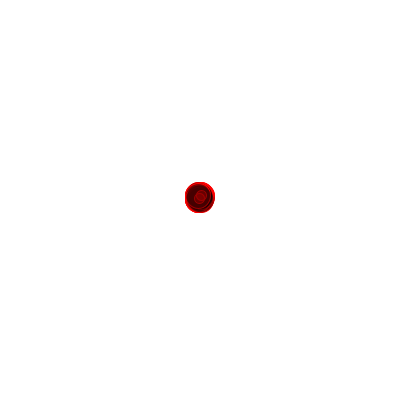
Frame 1 (no input)
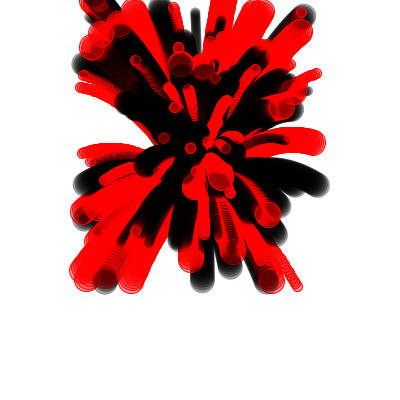
Frame 60 (the mouse pressed at the canvas centre just before this capture)
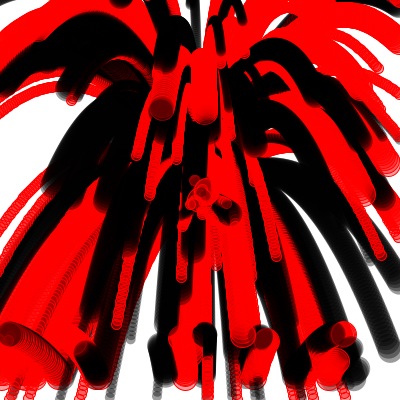
Frame 120 (the mouse held since frame 60 and released just before this capture)

The Processing sketch that drew these frames (run headless with seeded random() and noise(); from frame 60 on, the mouse is pressed at the canvas centre):

// Processing sketch: processing_41634
// ── processing_41634.pde

//Assignment 7.2
//Tommy Coggin

int numParticles = 150;

GenParticle[] p = new GenParticle[numParticles];
 
 
void setup() {
  size(400, 400);
  background(255);
 
 
  
  for (int i = 0; i < p.length; i++) { 
    float velX = random(-2, 2);
    float velY = random(-5,0);
    
    if (random(8)>4){
       p[i] = new LavaParticle (width/2, height/2, velX, velY, 10, width/2, height/2);
    }
    else{
      p[i]= new SmokeParticle (width/2, height/2, velX, velY, 25, width/2, height/2);
    }
  }
}

 
void draw() {
  
  for (int i = 0; i < p.length; i++) {
    p[i].update();
    p[i].regenerate();
    p[i].display();
  }
}

class LavaParticle extends GenParticle {
  
  LavaParticle(float xIn, float yIn, float vxIn, float vyIn, float r, float ox, float oy) {
    super(xIn, yIn, vxIn, vyIn, r, ox, oy);
  }
  
  void display(){
    ellipse(x,y,radius,radius);
    fill(255,0,0,100);
    stroke(255,0,0);
  }
  
  void regenerate(){
    if ((x > width) || (x < -width) ||
      (y > height) || (y < -height)) {
      x = width/2;
      y = height/2;
      vx = random(-2, 2);
      vy = random(-4.0, 2.0);
    }
  }
  
  
  
}

class SmokeParticle extends GenParticle{
  
  SmokeParticle(float xIn, float yIn, float vxIn, float vyIn, float r, float ox, float oy) {
    super(xIn, yIn, vxIn, vyIn, r, ox, oy);
  }
  
  void update() {
    if(y >= height - radius) { 
      y = height - radius;
      vy = -0.5 * vy;
    }
    
    vy = vy + gravity;
    y += vy;
    x += vx;
  }
  
  void display(){
    ellipse(x, y, radius, radius);
    fill(0,100);
    noStroke();
  }
  
   void regenerate(){
    if ((x > width) || (x < -width) ||
      (y > height) || (y < -height)) {
      x = width/2;
      y = height/2;
      vx = random(-2, 2);
      vy = random(-4.0, 2.0);
    }
  }
  
}

class GenParticle extends Particle {
  float originX, originY;
 
  GenParticle(float xIn, float yIn, float vxIn, float vyIn, float r, float ox, float oy) {
    super(xIn, yIn, vxIn, vyIn, r);
    originX = ox;
    originY = oy;
  }
 
  void regenerate() {
    if ((x > width + radius) || (x < -radius) ||
      (y > height + radius) || (y < -radius)) {
      x = originX;
      y = originY;
      vx = random(-2.0, 2.0);
      vy = random(-4.0, -2.0);
    }
  }
}
 
class Particle {
  float x, y; // The x- and y-coordinates
  float vx, vy; // The x- and y-velocities
  float radius; // Particle radius
  float gravity = 0.05; // gravity to affect how particles fall
  //float speed = 1; // speed of particles
  //float friction = 1; // friction to affect how the particles slow down
 
  Particle(float xpos, float ypos, float velx, float vely, float r) {
    x = xpos;
    y = ypos;
    vx = velx;
    vy = vely;
    radius = r;
  }
 
  void update() {
    vy = vy + gravity;
    y += vy;
    x += vx;
  }
 

  void display() { 
    ellipse(x, y, radius*2, radius*2);
  }
}
